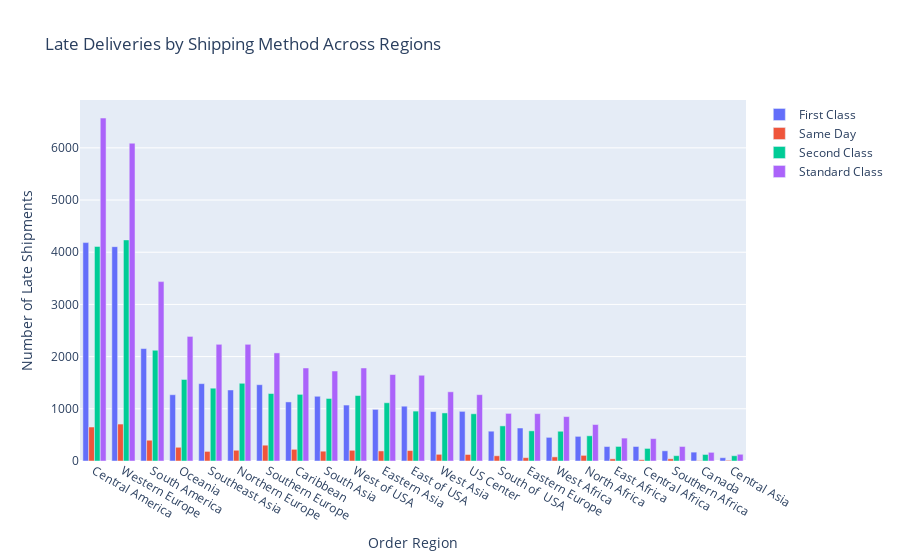

Write notebook code for a chart like this one.
### Markdown cell above
¿Cual es el numero de entregas tardias de acuerdo con el tipo de envío y la región?
Para esta grafica se realizan dos versiones usando dos librerias diferentes de python con el fin de comparar sus resultados, en la primera se crea una grafica estatica usando matplotlib mientas que la segunda es una grafica dinamica creada usando plotly

### Code cell
import plotly.graph_objects as go

# Filtrar solo entregas tardías
late = data[data['Delivery Status'] == 'Late delivery']

# Agrupar por Región y Tipo de Envío
grouped = (
    late
    .groupby(['Order Region', 'Shipping Mode'])
    .size()
    .unstack(fill_value=0)
)

# ===============================
# ORDER BY DESC (variable de orden)
# ===============================
order_desc = grouped.sum(axis=1).sort_values(ascending=False).index

# Reordenar el DataFrame
grouped = grouped.loc[order_desc]

# ===============================
# Gráfica
# ===============================
fig = go.Figure()

for mode in grouped.columns:
    fig.add_trace(go.Bar(
        x=grouped.index,
        y=grouped[mode],
        name=mode
    ))

fig.update_layout(
    title='Late Deliveries by Shipping Method Across Regions',
    xaxis_title='Order Region',
    yaxis_title='Number of Late Shipments',
    barmode='group'
)

fig.show()

### Figure 1 — Plotly figure (JSON) as saved in the notebook; plotly's stock layout.template omitted (floating-point values rounded to 4 significant figures)
{"data": [{"name": "First Class", "type": "bar", "x": ["Central America", "Western Europe", "South America", "Oceania", "Southeast Asia", "Northern Europe", "Southern Europe", "Caribbean", "South Asia", "West of USA ", "Eastern Asia", "East of USA", "West Asia", "US Center ", "South of  USA ", "Eastern Europe", "West Africa", "North Africa", "East Africa", "Central Africa", "Southern Africa", "Canada", "Central Asia"], "y": [4185, 4107, 2154, 1270, 1482, 1361, 1462, 1132, 1240, 1072, 989, 1050, 947, 951, 571, 632, 453, 472, 277, 278, 195, 170, 63]}, {"name": "Same Day", "type": "bar", "x": ["Central America", "Western Europe", "South America", "Oceania", "Southeast Asia", "Northern Europe", "Southern Europe", "Caribbean", "South Asia", "West of USA ", "Eastern Asia", "East of USA", "West Asia", "US Center ", "South of  USA ", "Eastern Europe", "West Africa", "North Africa", "East Africa", "Central Africa", "Southern Africa", "Canada", "Central Asia"], "y": [651, 708, 398, 263, 184, 206, 303, 224, 188, 205, 193, 200, 128, 125, 100, 64, 79, 108, 41, 24, 42, 7, 13]}, {"name": "Second Class", "type": "bar", "x": ["Central America", "Western Europe", "South America", "Oceania", "Southeast Asia", "Northern Europe", "Southern Europe", "Caribbean", "South Asia", "West of USA ", "Eastern Asia", "East of USA", "West Asia", "US Center ", "South of  USA ", "Eastern Europe", "West Africa", "North Africa", "East Africa", "Central Africa", "Southern Africa", "Canada", "Central Asia"], "y": [4111, 4236, 2122, 1562, 1395, 1489, 1293, 1277, 1198, 1254, 1116, 956, 921, 905, 673, 578, 570, 483, 279, 241, 102, 125, 101]}, {"name": "Standard Class", "type": "bar", "x": ["Central America", "Western Europe", "South America", "Oceania", "Southeast Asia", "Northern Europe", "Southern Europe", "Caribbean", "South Asia", "West of USA ", "Eastern Asia", "East of USA", "West Asia", "US Center ", "South of  USA ", "Eastern Europe", "West Africa", "North Africa", "East Africa", "Central Africa", "Southern Africa", "Canada", "Central Asia"], "y": [6571, 6089, 3437, 2387, 2236, 2236, 2071, 1782, 1724, 1782, 1657, 1643, 1326, 1271, 912, 908, 851, 699, 439, 429, 278, 166, 129]}], "layout": {"barmode": "group", "title": {"text": "Late Deliveries by Shipping Method Across Regions"}, "xaxis": {"title": {"text": "Order Region"}}, "yaxis": {"title": {"text": "Number of Late Shipments"}}}}
